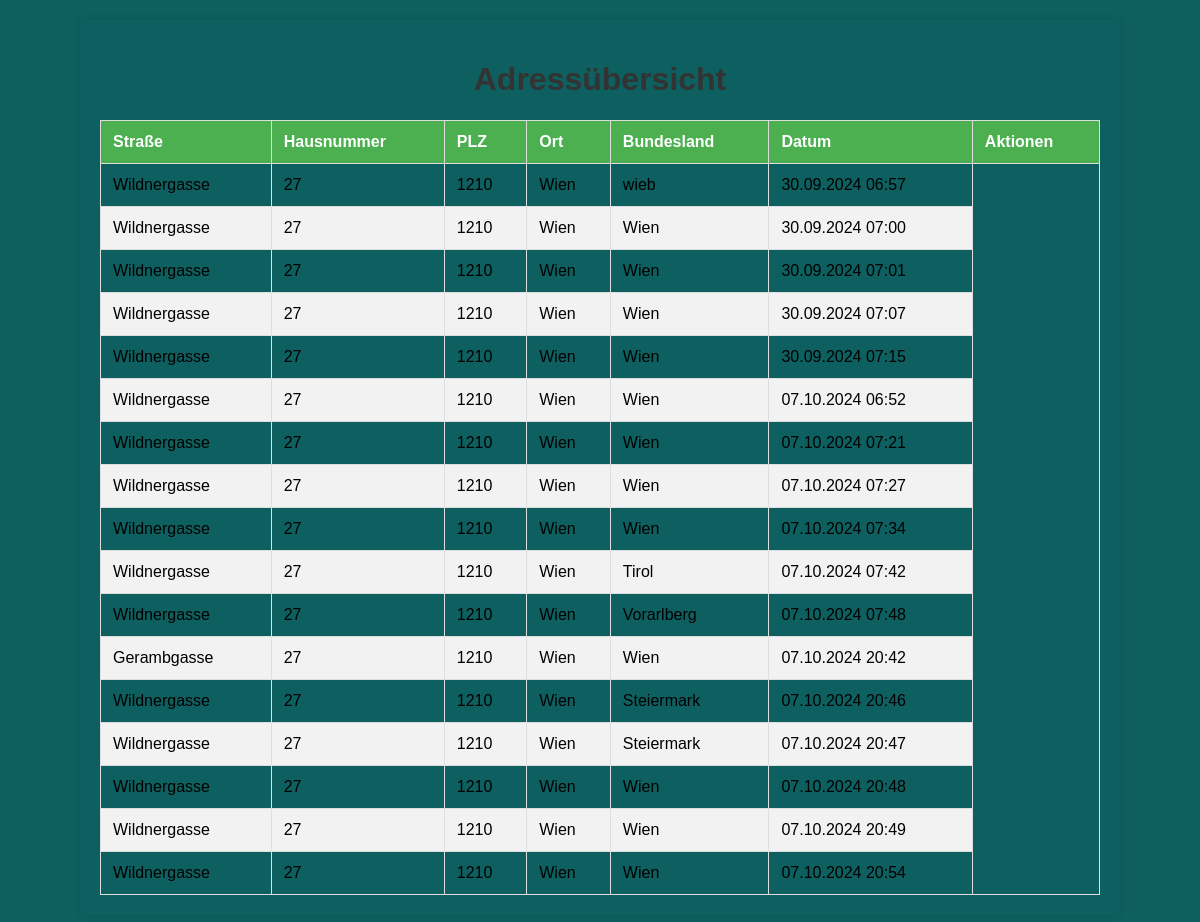
/adressuebersicht/, run on the app's committed database.
### adressformular/models.py (models this page shows, shortened)
class Adresse(models.Model):
    strasse = models.CharField(max_length=255)  # Textfeld für Straße
    hausnummer = models.CharField(max_length=10)  # Textfeld für Hausnummer (kann auch Zeichen wie '1a' enthalten)
    plz = models.CharField(max_length=10)  # Textfeld für PLZ (da auch führende Nullen möglich sind)
    ort = models.CharField(max_length=100)  # Textfeld für Ort
    bundesland = models.CharField(max_length=100)  # Textfeld für Bundesland
    timestamp = models.DateTimeField(auto_now = True)  # Zeitstempel mit aktuellem Datum und Zeit als Standard

### adressformular/views.py (the view)
# urls.py: path('adressuebersicht/', views.adressuebersicht, name='adressuebersicht'),
def adressuebersicht(request):
    addresses = Adresse.objects.all()  # Alle Adressen aus der Datenbank abrufen
    return render(request, 'adressuebersicht.html', {'addresses': addresses})

### templates/adressuebersicht.html (shortened to what this page needs)
<!DOCTYPE html>
<html lang="de">
<head>
    {% load static %}
    <link rel="stylesheet" href="{% static 'adressformular/style.css' %}">
</head>
<body>
    <div class="container">
        <h1>Adressübersicht</h1>
        {% if addresses %}
            <table>
                <thead>
                    <tr>
                        <th>Straße</th>
                        <th>Hausnummer</th>
                        <th>PLZ</th>
                        <th>Ort</th>
                        <th>Bundesland</th>
                        <th>Datum</th>
                        <th>Aktionen</th>
                    </tr>
                </thead>
                <tbody>
                    {% for address in addresses %}
                        <tr>
                            <td>{{ address.strasse }}</td>
                            <td>{{ address.hausnummer }}</td>
                            <td>{{ address.plz }}</td>
                            <td>{{ address.ort }}</td>
                            <td>{{ address.bundesland }}</td>
                            <td>{{ address.timestamp|date:"d.m.Y H:i" }}</td>
                        </tr>
                    {% endfor %}
                </tbody>
            </table>
        {% else %}
            <p>Es sind keine Adressen gespeichert.</p>
        {% endif %}
    </div>
</body>
</html>

### static/adressformular/style.css (style rules this page uses)
body { font-family: Arial, sans-serif; background-color: #0f5f5f; margin: 0; padding: 20px; }
h1 { color: #333; text-align: center; }
.container { max-width: 1000px; margin: 0 auto; background-color: rgba(15, 95, 95, 0.37); padding: 20px; box-shadow: 0 0 10px rgba(0, 0, 0, 0.1); border-radius: 8px; }
table { width: 100%; border-collapse: collapse; margin-top: 20px; }
table, th, td { border: 1px solid #ddd; }
th, td { padding: 12px; text-align: left; }
th { background-color: #4CAF50; color: white; }
tr:nth-child(even) { background-color: #f2f2f2; }

### data on the page
Adresse: strasse "Wildnergasse", hausnummer "27", plz "1210", ort "Wien", bundesland "wieb", timestamp "30.09.2024 06:57"
Adresse: strasse "Wildnergasse", hausnummer "27", plz "1210", ort "Wien", bundesland "Wien", timestamp "30.09.2024 07:00"
Adresse: strasse "Wildnergasse", hausnummer "27", plz "1210", ort "Wien", bundesland "Wien", timestamp "30.09.2024 07:01"
Adresse: strasse "Wildnergasse", hausnummer "27", plz "1210", ort "Wien", bundesland "Wien", timestamp "30.09.2024 07:07"
Adresse: strasse "Wildnergasse", hausnummer "27", plz "1210", ort "Wien", bundesland "Wien", timestamp "30.09.2024 07:15"
Adresse: strasse "Wildnergasse", hausnummer "27", plz "1210", ort "Wien", bundesland "Wien", timestamp "07.10.2024 06:52"
Adresse: strasse "Wildnergasse", hausnummer "27", plz "1210", ort "Wien", bundesland "Wien", timestamp "07.10.2024 07:21"
Adresse: strasse "Wildnergasse", hausnummer "27", plz "1210", ort "Wien", bundesland "Wien", timestamp "07.10.2024 07:27"
Adresse: strasse "Wildnergasse", hausnummer "27", plz "1210", ort "Wien", bundesland "Wien", timestamp "07.10.2024 07:34"
Adresse: strasse "Wildnergasse", hausnummer "27", plz "1210", ort "Wien", bundesland "Tirol", timestamp "07.10.2024 07:42"
Adresse: strasse "Wildnergasse", hausnummer "27", plz "1210", ort "Wien", bundesland "Vorarlberg", timestamp "07.10.2024 07:48"
Adresse: strasse "Gerambgasse", hausnummer "27", plz "1210", ort "Wien", bundesland "Wien", timestamp "07.10.2024 20:42"
Adresse: strasse "Wildnergasse", hausnummer "27", plz "1210", ort "Wien", bundesland "Steiermark", timestamp "07.10.2024 20:46"
Adresse: strasse "Wildnergasse", hausnummer "27", plz "1210", ort "Wien", bundesland "Steiermark", timestamp "07.10.2024 20:47"
Adresse: strasse "Wildnergasse", hausnummer "27", plz "1210", ort "Wien", bundesland "Wien", timestamp "07.10.2024 20:48"
Adresse: strasse "Wildnergasse", hausnummer "27", plz "1210", ort "Wien", bundesland "Wien", timestamp "07.10.2024 20:49"
Adresse: strasse "Wildnergasse", hausnummer "27", plz "1210", ort "Wien", bundesland "Wien", timestamp "07.10.2024 20:54"
